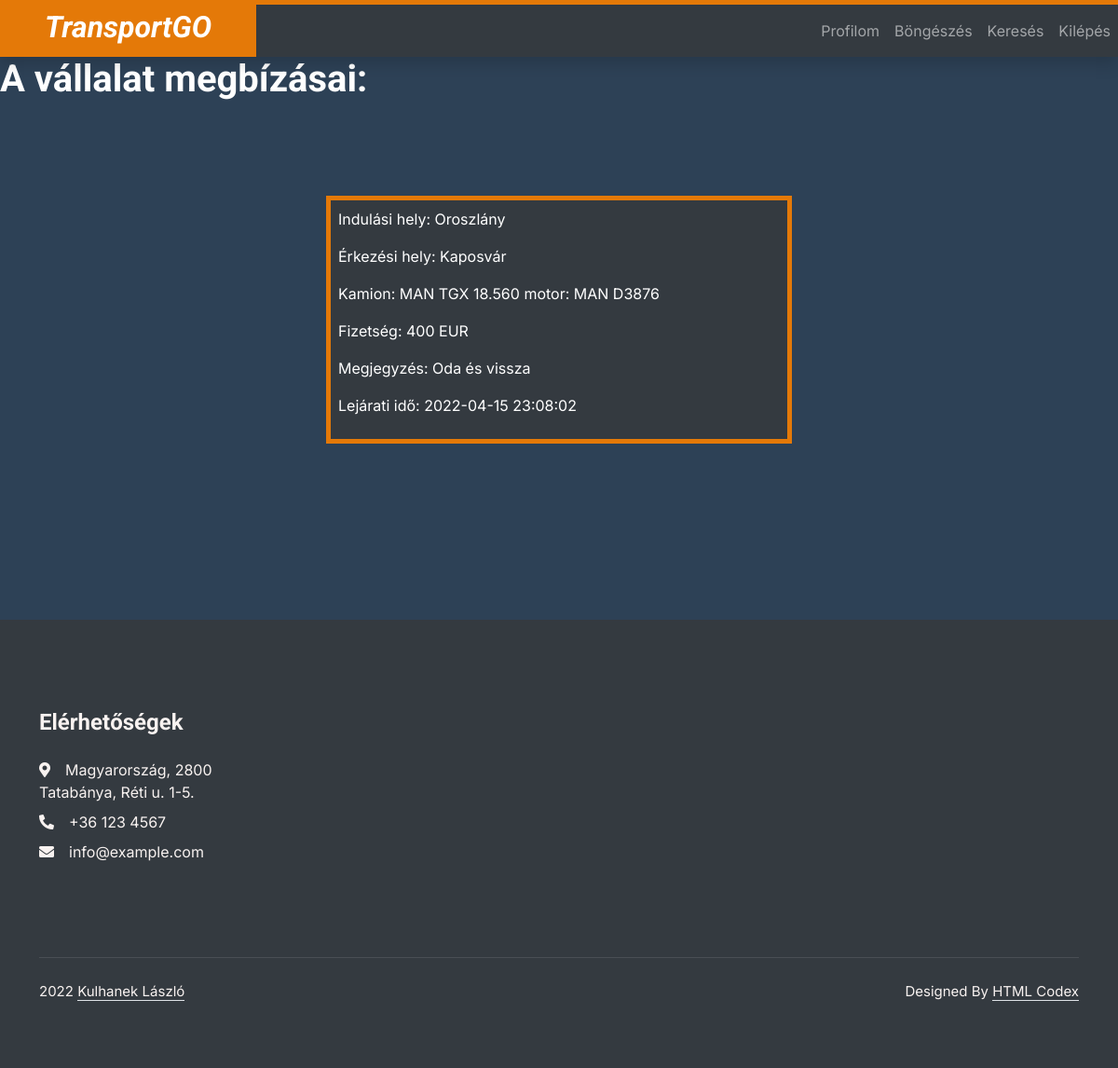
Page /index.php?page=showJobs&id=1 (signed in) on the committed database.
### tables this page shows
CREATE TABLE `trips` (
  `tripID` int(10) NOT NULL,
  `tripStart` varchar(255) NOT NULL,
  `tripEnd` varchar(255) NOT NULL,
  `tripLength` int(5) NOT NULL,
  `cargoID` int(11) NOT NULL
);

CREATE TABLE `trucks` (
  `truckID` int(10) NOT NULL,
  `name` varchar(120) NOT NULL,
  `brand` varchar(120) NOT NULL,
  `engineID` int(10) NOT NULL,
  `tankSize` varchar(120) NOT NULL,
  `consumption` varchar(120) DEFAULT NULL,
  `numberOfAxles` int(1) NOT NULL
);

CREATE TABLE `engines` (
  `engineID` int(10) NOT NULL,
  `name` varchar(120) NOT NULL,
  `brand` varchar(120) NOT NULL,
  `power` varchar(120) NOT NULL
);

CREATE TABLE `jobs` (
  `jobID` int(10) NOT NULL,
  `driverID` int(10) DEFAULT NULL,
  `tripID` int(10) NOT NULL,
  `truckID` int(10) NOT NULL,
  `reward` int(6) NOT NULL,
  `comment` varchar(200) NOT NULL,
  `deadline` datetime NOT NULL,
  `ownerOfJob` int(10) NOT NULL
);

### model/Trip.php (called while the page is built, shortened)
<?php
class Trip {
    private $tripStart;
    private $tripEnd;
    public function set_trip($id, $conn) {
        $sql = "SELECT tripID, `tripStart`, `tripEnd`, tripLength, cargoID FROM trips";
        $sql .= " WHERE tripID = ".htmlspecialchars($id)." ";
        $result = $conn->query($sql);
        if ($conn->query($sql)) {
            if ($result->num_rows > 0) {
                $row = $result->fetch_assoc();
                $this->tripStart = $row['tripStart'];
                $this->tripEnd = $row['tripEnd'];
            }
        }
    }
    public function get_start(){
        return $this->tripStart;
    }
    public function get_end(){
        return $this->tripEnd;
    }
}
?>

### model/Job.php (called while the page is built, shortened)
<?php
class Job {
    private $reward;
    private $comment;
    private $deadline;
    public function set_job($id, $conn) {
        $sql = "SELECT jobID, driverID, tripID, truckID, reward, comment, deadline, ownerOfJob FROM jobs";
        $sql .= " WHERE jobID = ".htmlspecialchars($id)." ";
        $result = $conn->query($sql);
        if ($conn->query($sql)) {
            if ($result->num_rows > 0) {
                $row = $result->fetch_assoc();
                $this->reward= $row['reward'];
                $this->comment = $row['comment'];
                $this->deadline = $row['deadline'];
            }
        }
    }
    public function get_reward(){
        return $this->reward;
    }
    public function get_comment(){
        return $this->comment;
    }
    public function get_deadline(){
        return $this->deadline;
    }
}
?>

### model/truck/truck.php (called while the page is built, shortened)
<?php
class Truck{
    private $name;
    private $brand;
    public function set_truck($id, $conn) {
        $sql = "SELECT truckID, name, brand, engineID, tankSize, consumption, numberOfAxles FROM trucks";
        $sql .= " WHERE truckID = '".htmlspecialchars($id)."' ";
        $result = $conn->query($sql);
        if ($conn->query($sql)) {
            if ($result->num_rows > 0) {
                $row = $result->fetch_assoc();
                $this->name = $row['name'];
                $this->brand = $row['brand'];
            }
        }
    }
    public function get_name(){
        return $this->name;
    }
    public function get_brand(){
        return $this->brand;
    }
}
?>

### model/truck/engine.php (called while the page is built, shortened)
<?php
class Engine{
    private $name;
    private $brand;
    public function set_engine($id, $conn) {
        $sql = "SELECT engineID, name, brand, `power` FROM engines";
        $sql .= " WHERE engineID = '".htmlspecialchars($id)."' ";
        $result = $conn->query($sql);
        if ($conn->query($sql)) {
            if ($result->num_rows > 0) {
                $row = $result->fetch_assoc();
                $this->name = $row['name'];
                $this->brand = $row['brand'];
            }
        }
    }
    public function get_name(){
        return $this->name;
    }
    public function get_brand(){
        return $this->brand;
    }
}
?>

### controller/showJobs.php (the view, shortened to what this page needs)
<?php
    include 'model/Job.php';
    include 'model/Trip.php';
    include 'model/truck/Truck.php';
    include 'model/truck/Engine.php';
    $job = new Job();
    $trip = new Trip();
    $truck = new Truck();
    $engine = new Engine();
    include 'view/showJobs.php';
    echo '<div class="container mx-auto">';
    $sql = "SELECT jobID, ownerOfJob FROM jobs WHERE ownerOfJob =".$_REQUEST['id'];
    $jobs = array();
    if($result = $conn->query($sql)) {
        if ($result->num_rows > 0) {
            while($row = $result->fetch_assoc()) {
                $jobs[] = $row['jobID'];
            }
            foreach($jobs as $row){
                $job->set_job($row,$conn);
                $trip->set_trip($job->get_trip(),$conn);
                $truck->set_truck($job->get_truck(),$conn);
                $engine->set_engine($truck->get_engineID(),$conn);
                echo '<div class="row">';
                echo '<div class="mx-auto col-sm-6 my-5 result p-2">
                    <p>Indulási hely: '.$trip->get_start().'</p>
                    <p>Érkezési hely: '.$trip->get_end().'</p>
                    <p>Kamion: '.$truck->get_brand().' '.$truck->get_name().' motor: '.$engine->get_brand().' '.$engine->get_name().'</p>
                    <p>Fizetség: '.$job->get_reward().' EUR</p>
                    <p>Megjegyzés: <span class="break">'.$job->get_comment().'</span></p>
                    <p>Lejárati idő: '.$job->get_deadline().'</p>
                </div>';
                echo '</div>';
            }
        }else{
            echo '<h1>Ennek a cégnek még nincsen megbízása!</h1>';
            echo '<div class="my-5 p-3"></div>';
        }
    }
    echo '</div>';
?>

### css/style.css (style rules this page uses)
.result { border: 5px solid #e47908; width: 500px; background-color: #343A40; }
:root { --primary: #e47908; --secondary: #51CFED; --light: #F8F2F0; --dark: #060315; }
.container { padding-top: 45px; padding-bottom: 45px; }
body { background-color: #2d4156 !important; color: white !important; }
.break { overflow-wrap: break-word; }

### rows in the picture
trips: tripStart "Oroszlány", tripEnd "Kaposvár"
trucks: brand "MAN", name "TGX 18.560"
engines: brand "MAN", name "D3876"
jobs: reward "400", comment "Oda és vissza", deadline "2022-04-15 23:08:02"

### other values in the picture
$value "Profilom"
$value "Böngészés"
$value "Keresés"
